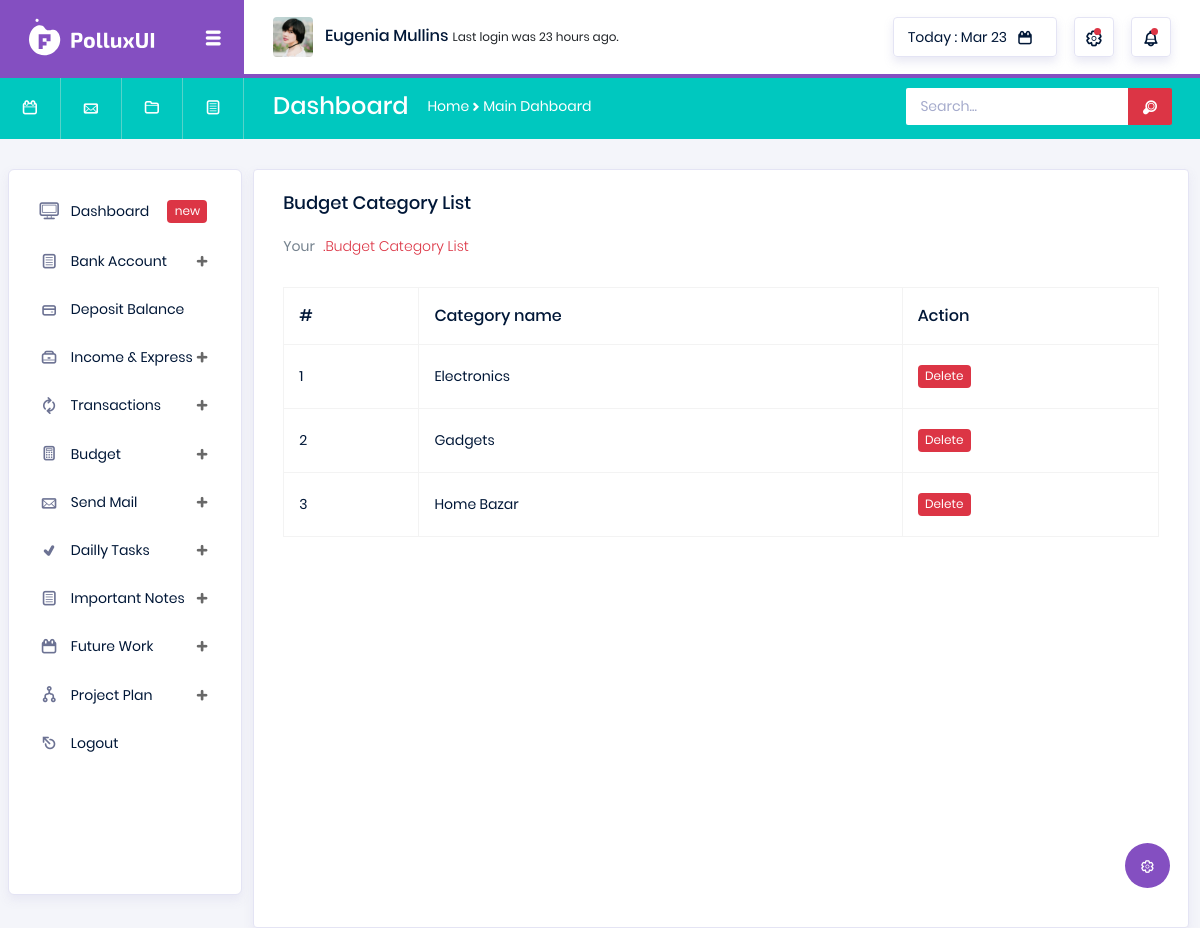
/budget-category-list/ (signed in), run on the app's committed database.
### utils/models.py (models this page shows, shortened)
class BudgetCategory(models.Model):
    user = models.ForeignKey(User, on_delete=models.CASCADE)
    cat_name = models.CharField(max_length=160)
    create_at = models.DateTimeField(auto_now_add=True)

### utils/views.py (the view)
# urls.py: path('budget-category-list/', views.view_budget_category, name='category_list'),
@login_required
def view_budget_category(request):
    user = request.user
    try:
        budget_categorys = BudgetCategory.objects.filter(user = user)
    except Exception as e:
        messages.warning(request, F"Something wrong!Error:{e}")
        return redirect('utils:add_budget_cat')
    return render(request, 'utils/budget_cat.html', context={"categorys":budget_categorys})

### templates/utils/budget_cat.html (shortened to what this page needs)
{% extends 'base.html' %}
{% load static %}
{% block body %}
<div class="col-lg-12 grid-margin stretch-card">
    <div class="card">
      <div class="card-body">
        <h4 class="card-title">Budget Category List</h4>
        <p class="card-description">
          Your <code>.Budget Category List</code>
        </p>
        <div class="table-responsive pt-3">
          <table class="table table-bordered">
            <thead>
              <tr>
                <th>
                  #
                </th>
                <th>
                  Category name
                </th>
                <th>
                  Action
                </th>
              </tr>
            </thead>
            <tbody>
              {% for category in categorys %}
              <tr>
                <td>
                  {{forloop.counter}}
                </td>
                <td>
                  {{category.cat_name}}
                </td>
                <td>
                  <span class="badge badge-danger" style="cursor: pointer" onclick="confirmDelete({{category.id}})" data-toggle="modal" data-target="#exampleModal">Delete</span>
                </td>
              </tr>
            {% endfor %}
            </tbody>
          </table>
        </div>
      </div>
    </div>
  </div>
{% endblock %}

### data on the page
BudgetCategory: cat_name "Electronics"
BudgetCategory: cat_name "Gadgets"
BudgetCategory: cat_name "Home Bazar"
